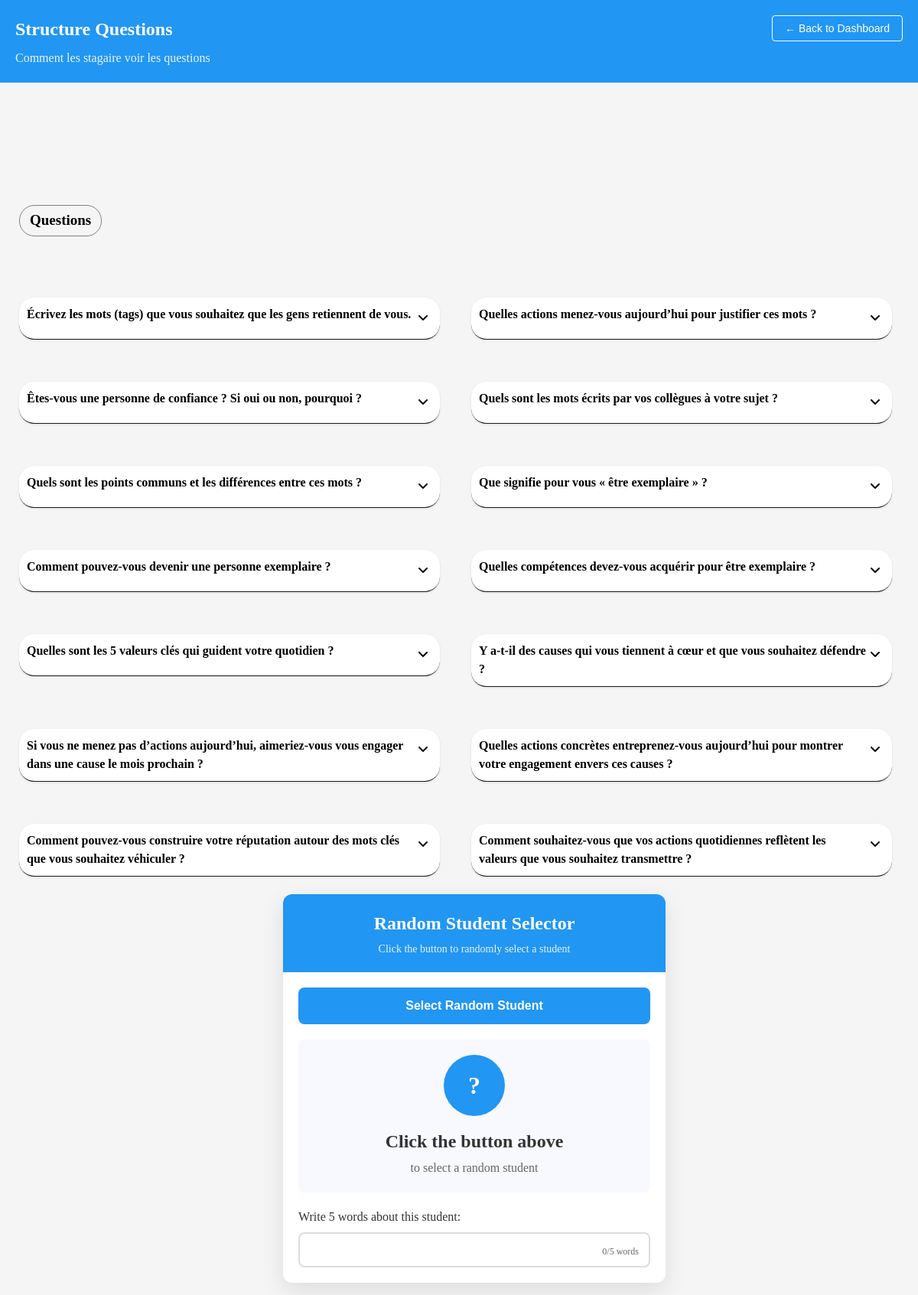
/structurequestion.php, run on the app's committed database.
### tables this page shows
CREATE TABLE `questions` (
  `id` int NOT NULL,
  `question_text` text NOT NULL
);

### structurequestion.php (the view, shortened to what this page needs)
<?php
include('connexion.php');
$sql = "SELECT * FROM questions";
$stmt = $connexion->prepare($sql);
$stmt->execute();
$questions = $stmt->fetchAll(PDO::FETCH_ASSOC);
?>
<!DOCTYPE html>
<html lang="en">
<head>
    <link rel="stylesheet" href="https://unpkg.com/aos@next/dist/aos.css" />
    <link rel="stylesheet" href="https://cdnjs.cloudflare.com/ajax/libs/font-awesome/6.4.2/css/all.min.css">
    <link href='https://unpkg.com/boxicons@2.1.4/css/boxicons.min.css' rel='stylesheet'>
    <link rel="stylesheet" href="https://unpkg.com/swiper/swiper-bundle.min.css" />
</head>
<body>
<header class="header">
        <div class="header-content">
            <h1>Structure Questions</h1>
            <p>Comment les stagaire voir les questions
            </p>
            <div class="header-buttons">
                <button type="button" class="btn btn-outline" id="backButton" onclick="window.location='dashbord.php'">← Back to Dashboard</button>
            </div>
        </div>
    </header>
    <section class="content" style="margin-top:10rem">
        <form action="collection.php" method="POST">
            <h2 class="title">Questions</h2>
            <div class="anyquestion" id="question">
            <?php
                if (!empty($questions)) {
                    foreach ($questions as $index => $question) {
                        $fadeDirection = ($index % 2 === 0) ? 'fade-right' : 'fade-left';
                        echo "
                    <div class='qst' data-aos='$fadeDirection'>
                        <div class='qst'>
                            <h4 class='content-question'>{$question['question_text']}</h4>
                            <div class='section-qst'>
                                <p> entrer votre reponse </p>
                                <input class='reponse' type='text' style='border-radius: 20px; padding: 12px; width: 80%;' name='response_{$question['id']}' placeholder='reponse' >
                            </div>
                        </div>
                    </div>";
                    }
                } else {
                    echo "<p>No questions available.</p>";
                }
                ?>
            </div>
            <div class="card" style="margin-left: 30%;">
                <div class="card-header">
                    <h1>Random Student Selector</h1>
                    <p>Click the button to randomly select a student</p>
                </div>
                <div class="card-body">
                    <button type="button" class="random-button" id="randomButton">
                        Select Random Student
                    </button>
                    <div class="student-display" id="studentDisplay">
                        <div class="student-avatar" id="studentAvatar">?</div>
                        <div class="student-name" id="studentName">Click the button above</div>
                        <div class="student-id" id="studentId">to select a random student</div>
                    </div>
                    <div class="input-section">
                        <label class="input-label" for="wordInput">Write 5 words about this student:</label>
                        <div class="input-container">
                            <input type="text" id="wordInput" name="otherreponse" class="word-input"
                                placeholder="Enter 5 words..." maxlength="50">
                            <div class="word-counter" id="wordCounter">0/5 words</div>
                        </div>
                    </div>
                </div>
            </div>
            <div class="btn">
            </div>
        </form>
    </section>
</html>

### structurequestion.php (style rules this page uses)
* { margin: 0; padding: 0; box-sizing: border-box; }
body { background-color: #f5f5f5; color: #1a1a1a; line-height: 1.5; }
.header { background-color: #2196f3; color: white; padding: 20px; position: relative; }
.header-content { max-width: 1200px; margin: 0 auto; }
.header h1 { font-size: 24px; margin-bottom: 8px; }
.header p { font-size: 16px; opacity: 0.9; }
.header-buttons { position: absolute; right: 20px; top: 20px; display: flex; gap: 10px; }
.btn { padding: 8px 16px; border-radius: 4px; border: none; cursor: pointer; display: flex; align-items: center; gap: 8px; font-size: 14px; }
.btn-outline { background: transparent; border: 1px solid white; color: white; }
.content { max-width: 1400px; padding-left: 25px; padding-right: 25px; margin: auto; margin-top: 5rem; }
.anyquestion { display: grid; grid-template-columns: repeat(2, 1fr); gap: 2rem; margin-top: 5rem; }
.qst { width: 100%; }
.qst h4 { background-color: white; box-shadow: 0 1px 3px rgba(0, 0, 0, 0.1); border-bottom: 1px solid #1a1a1a; border-radius: 20px; padding: 10px; cursor: pointer; color: black; }
.content-question { display: flex; justify-content: space-between; z-index: 999; width: 550px; }
.qst h4::after { font-family: "FontAwesome"; content: "\f107"; background-color: #fff; text-align: center; padding: 5px; border-radius: 50%; }
.section-qst { margin-top: 10px; color: rgb(148, 148, 148); max-height: 0px; overflow: hidden; transition: max-height 0.5s; padding-bottom: 3px; margin-bottom: 10px; }
input::placeholder { color: #fff; }
.title { color: black; padding: 5px 13px; border: 1px solid gray; border-radius: 20px; display: inline-block; text-align: center; font-size: 19px; }
.card { background: white; border-radius: 12px; box-shadow: 0 10px 30px rgba(0, 0, 0, 0.1); width: 100%; max-width: 500px; overflow: hidden; }
.card-header { background-color: #2196f3; color: white; padding: 20px; text-align: center; }
.card-header h1 { font-size: 24px; margin-bottom: 5px; }
.card-header p { opacity: 0.9; font-size: 14px; }
.card-body { padding: 20px; }
.random-button { display: block; width: 100%; padding: 15px; background-color: #2196f3; color: white; border: none; border-radius: 8px; font-size: 16px; font-weight: bold; cursor: pointer; transition: all 0.3s; margin-bottom: 20px; }
.student-display { background-color: #f8f9ff; border-radius: 8px; padding: 20px; margin-bottom: 20px; text-align: center; min-height: 150px; display: flex; flex-direction: column; justify-content: center; align-items: center; position: relative; overflow: hidden; }
.student-avatar { width: 80px; height: 80px; border-radius: 50%; background-color: #2196f3; display: flex; align-items: center; justify-content: center; font-size: 32px; color: white; font-weight: bold; margin-bottom: 15px; }
.student-name { font-size: 24px; font-weight: bold; margin-bottom: 5px; color: #333; }
.student-id { color: #666; font-size: 16px; font-weight: 500; }
.input-section { margin-top: 20px; }
.input-label { display: block; margin-bottom: 8px; font-weight: 500; color: #333; }
.input-container { position: relative; }
.word-input { width: 100%; padding: 12px 15px; border: 2px solid #ddd; border-radius: 8px; font-size: 16px; transition: border-color 0.3s; }
.word-counter { position: absolute; right: 10px; bottom: 10px; font-size: 12px; color: #666; background: rgba(255, 255, 255, 0.8); padding: 2px 5px; border-radius: 3px; }
.btn { width: 100%; display: flex; justify-content: end; }

### data on the page
questions: question_text "Écrivez les mots (tags) que vous souhaitez que les gens retiennent de vous."
questions: question_text "Quelles actions menez-vous aujourd’hui pour justifier ces mots ?"
questions: question_text "Êtes-vous une personne de confiance ? Si oui ou non, pourquoi ?"
questions: question_text "Quels sont les mots écrits par vos collègues à votre sujet ?"
questions: question_text "Quels sont les points communs et les différences entre ces mots ?"
questions: question_text "Que signifie pour vous « être exemplaire » ?"
questions: question_text "Comment pouvez-vous devenir une personne exemplaire ?"
questions: question_text "Quelles compétences devez-vous acquérir pour être exemplaire ?"
questions: question_text "Quelles sont les 5 valeurs clés qui guident votre quotidien ?"
questions: question_text "Y a-t-il des causes qui vous tiennent à cœur et que vous souhaitez défendre ?"
questions: question_text "Si vous ne menez pas d’actions aujourd’hui, aimeriez-vous vous engager dans une cause le mois prochain ?"
questions: question_text "Quelles actions concrètes entreprenez-vous aujourd’hui pour montrer votre engagement envers ces causes ?"
questions: question_text "Comment pouvez-vous construire votre réputation autour des mots clés que vous souhaitez véhiculer ?"
questions: question_text "Comment souhaitez-vous que vos actions quotidiennes reflètent les valeurs que vous souhaitez transmettre ?"
